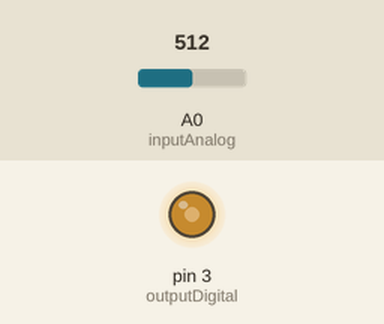
The sketch below on a simulated Arduino Uno, built with avr-gcc and run on an emulated ATmega328P. Shown: output pins drawn as LEDs (lit = HIGH). The test bench sets the inputs (shaded band); at power-on: A0 (inputAnalog) = 512.

Above: at 1.2 s.
1.3 s: A0 (inputAnalog) set to 716
At 2.5 s:
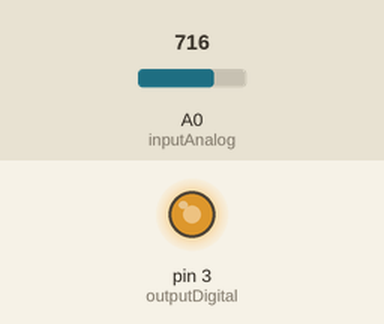
2.8 s: A0 (inputAnalog) set to 900
At 3.7 s:
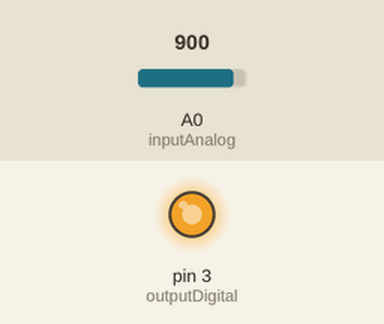
4.3 s: A0 (inputAnalog) set to 122
At 4.9 s:
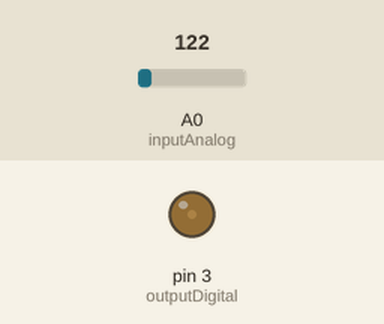
5.8 s: A0 (inputAnalog) set to 0
At 7.2 s:
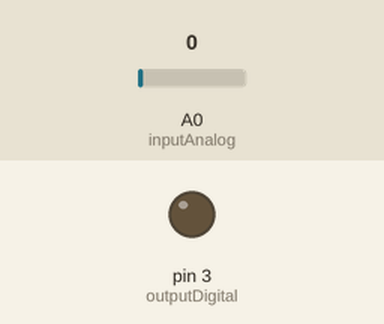
Timing chart, 0 to 8.3 s (numbered marks = the images above; inputs shaded):
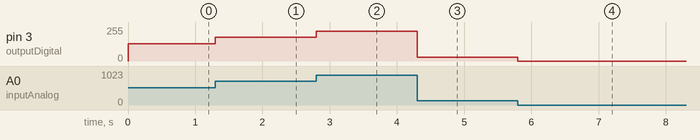

The sketch:

Potenciometro.ino
```cpp
int outputDigital = 3;
int inputAnalog = 0;

void setup() {
  pinMode(outputDigital, OUTPUT);
}

void loop() {
  int analogValue = analogRead(inputAnalog);
  int pwmValue = analogValue / 4;
  analogWrite(outputDigital, pwmValue);
}
```

Measured:
- after the input at 1.3 s, pin 3 (outputDigital): 128/255 → 179/255 at once
- after the input at 2.8 s, pin 3 (outputDigital): 179/255 → 225/255 at once
- after the input at 4.3 s, pin 3 (outputDigital): 225/255 → 30/255 at once
- after the input at 5.8 s, pin 3 (outputDigital): 30/255 → 0/255 at once
